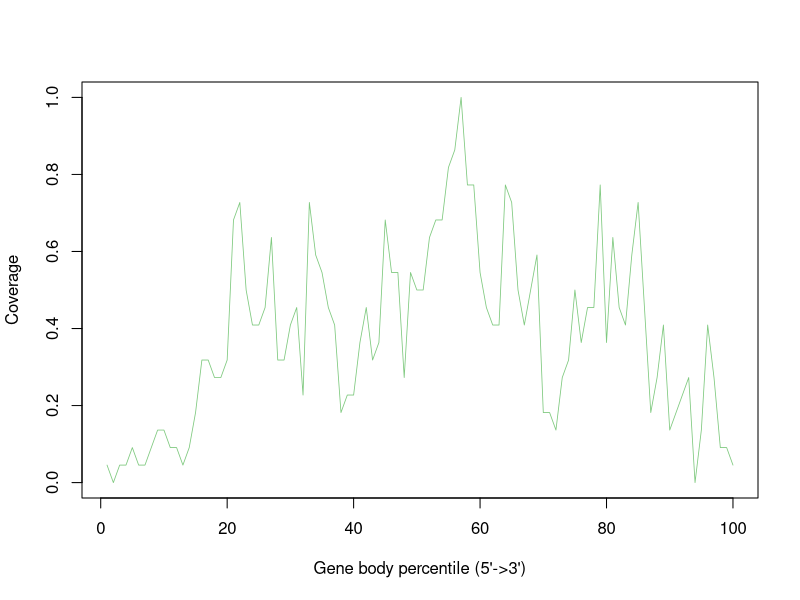

Recreate this plot in R.
GSM4486046_Aligned.sortedByCoord_sorted.out <- c(0.045454545454545456,0.0,0.045454545454545456,0.045454545454545456,0.09090909090909091,0.045454545454545456,0.045454545454545456,0.09090909090909091,0.13636363636363635,0.13636363636363635,0.09090909090909091,0.09090909090909091,0.045454545454545456,0.09090909090909091,0.18181818181818182,0.3181818181818182,0.3181818181818182,0.2727272727272727,0.2727272727272727,0.3181818181818182,0.6818181818181818,0.7272727272727273,0.5,0.4090909090909091,0.4090909090909091,0.45454545454545453,0.6363636363636364,0.3181818181818182,0.3181818181818182,0.4090909090909091,0.45454545454545453,0.22727272727272727,0.7272727272727273,0.5909090909090909,0.5454545454545454,0.45454545454545453,0.4090909090909091,0.18181818181818182,0.22727272727272727,0.22727272727272727,0.36363636363636365,0.45454545454545453,0.3181818181818182,0.36363636363636365,0.6818181818181818,0.5454545454545454,0.5454545454545454,0.2727272727272727,0.5454545454545454,0.5,0.5,0.6363636363636364,0.6818181818181818,0.6818181818181818,0.8181818181818182,0.8636363636363636,1.0,0.7727272727272727,0.7727272727272727,0.5454545454545454,0.45454545454545453,0.4090909090909091,0.4090909090909091,0.7727272727272727,0.7272727272727273,0.5,0.4090909090909091,0.5,0.5909090909090909,0.18181818181818182,0.18181818181818182,0.13636363636363635,0.2727272727272727,0.3181818181818182,0.5,0.36363636363636365,0.45454545454545453,0.45454545454545453,0.7727272727272727,0.36363636363636365,0.6363636363636364,0.45454545454545453,0.4090909090909091,0.5909090909090909,0.7272727272727273,0.45454545454545453,0.18181818181818182,0.2727272727272727,0.4090909090909091,0.13636363636363635,0.18181818181818182,0.22727272727272727,0.2727272727272727,0.0,0.13636363636363635,0.4090909090909091,0.2727272727272727,0.09090909090909091,0.09090909090909091,0.045454545454545456)


pdf("GSM4486046.geneBodyCoverage.curves.pdf")
x=1:100
icolor = colorRampPalette(c("#7fc97f","#beaed4","#fdc086","#ffff99","#386cb0","#f0027f"))(1)
plot(x,GSM4486046_Aligned.sortedByCoord_sorted.out,type='l',xlab="Gene body percentile (5'->3')", ylab="Coverage",lwd=0.8,col=icolor[1])
dev.off()
